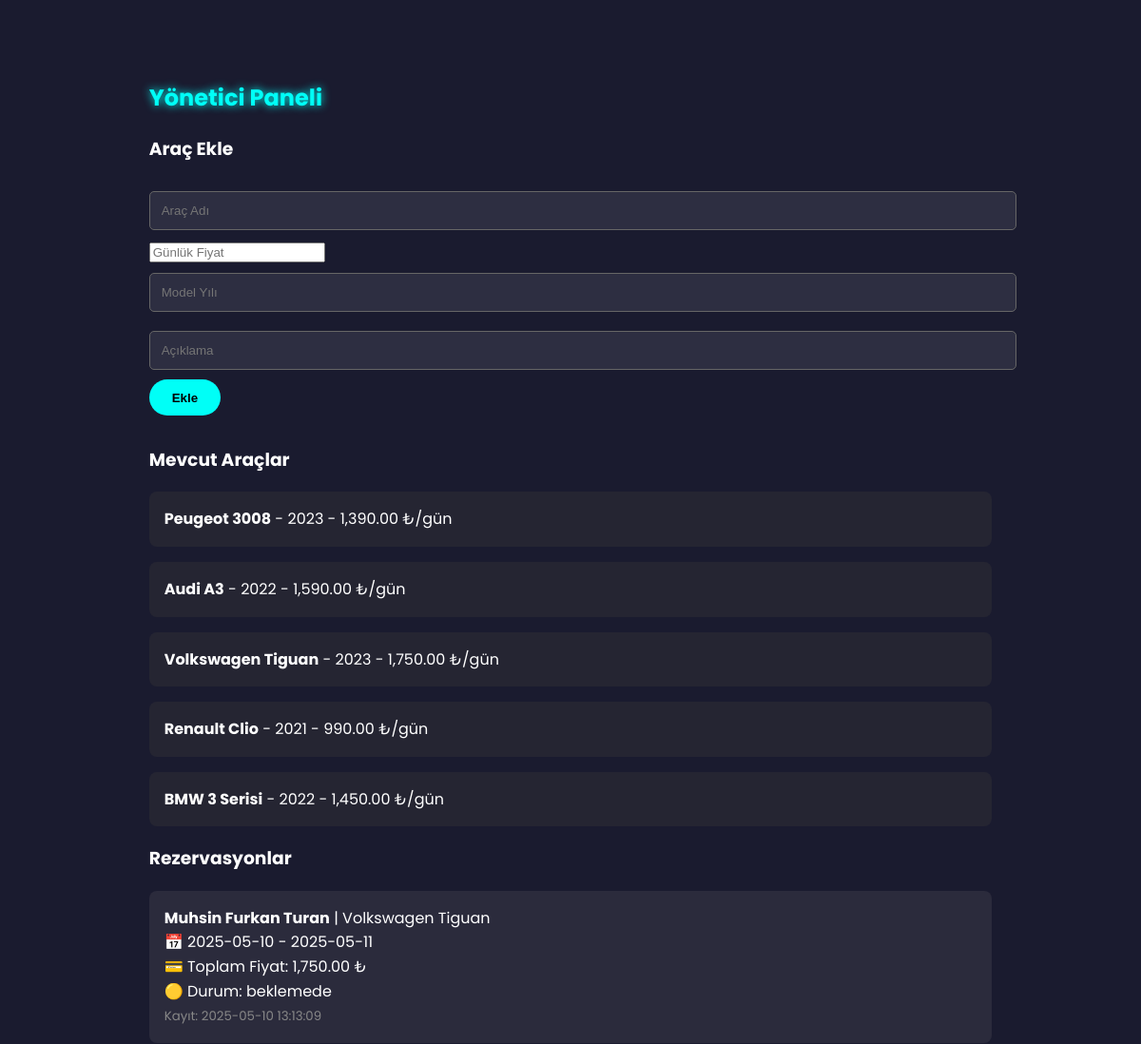
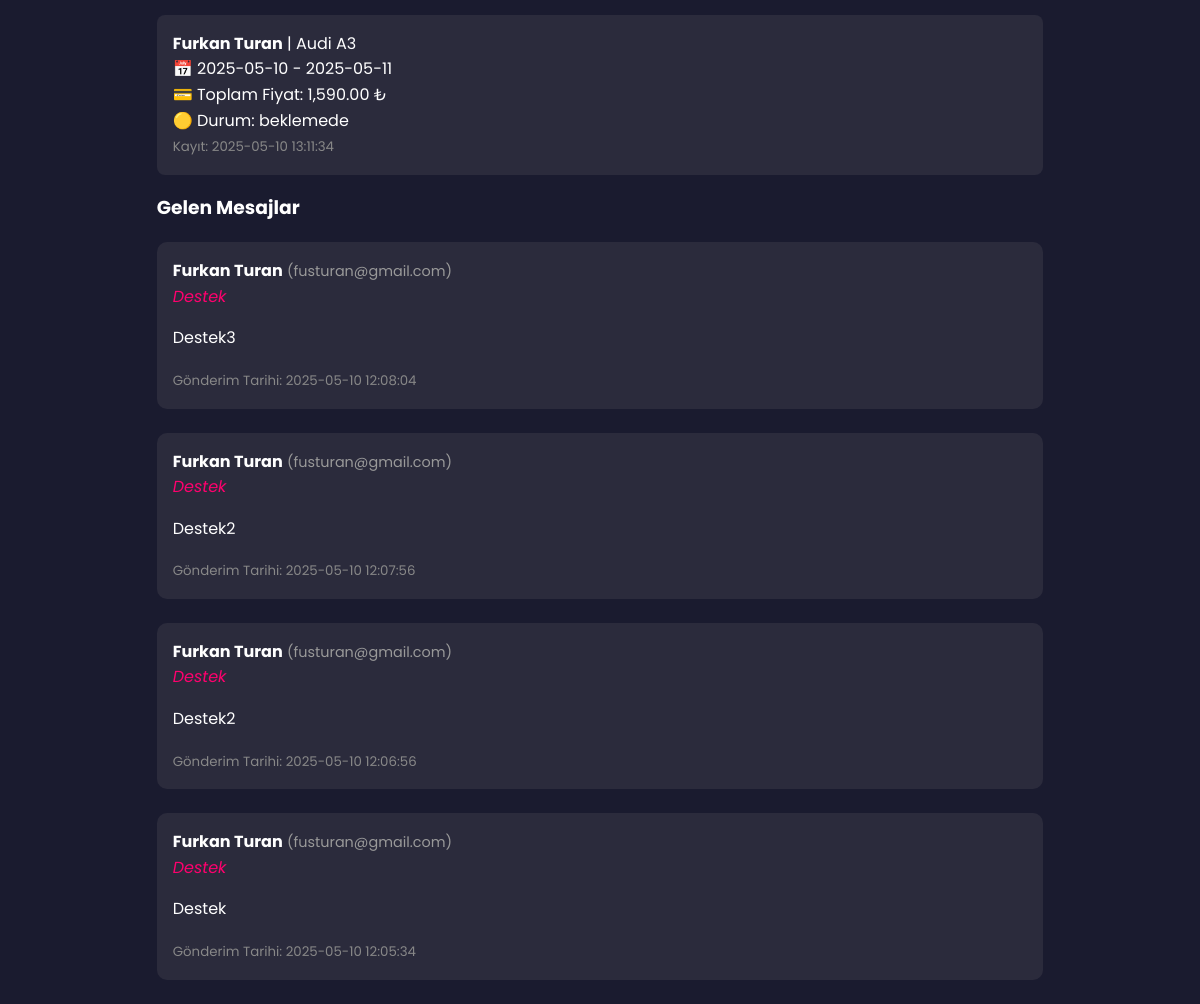
The app's page /dashboard/admin.php with its own data (2 pictures, top to bottom).
### tables this page shows
CREATE TABLE `cars` (
  `id` int(11) NOT NULL,
  `name` varchar(100) NOT NULL,
  `segment` varchar(80) NOT NULL,
  `image` varchar(255) NOT NULL,
  `passengers` tinyint(3) UNSIGNED DEFAULT NULL,
  `luggage` tinyint(3) UNSIGNED DEFAULT NULL,
  `fuel` enum('Benzin','Dizel','Elektrikli','Hibrit') NOT NULL,
  `gearbox` enum('Otomatik','Manuel') NOT NULL,
  `abs` tinyint(1) DEFAULT 1,
  `airbag` tinyint(1) DEFAULT 1,
  `year` smallint(6) NOT NULL,
  `description` text DEFAULT NULL,
  `price` decimal(10,2) NOT NULL,
  `created_at` timestamp NOT NULL DEFAULT current_timestamp()
);

CREATE TABLE `reservations` (
  `id` int(11) NOT NULL,
  `user_id` int(11) NOT NULL,
  `car_id` int(11) NOT NULL,
  `start_date` date NOT NULL,
  `end_date` date NOT NULL,
  `total_price` decimal(10,2) DEFAULT NULL,
  `status` enum('beklemede','onaylı','iptal') DEFAULT 'beklemede',
  `created_at` timestamp NOT NULL DEFAULT current_timestamp()
);

CREATE TABLE `users` (
  `id` int(11) NOT NULL,
  `name` varchar(100) NOT NULL,
  `email` varchar(100) NOT NULL,
  `password` varchar(255) NOT NULL,
  `created_at` timestamp NOT NULL DEFAULT current_timestamp()
);

CREATE TABLE `contact_messages` (
  `id` int(11) NOT NULL,
  `first_name` varchar(100) DEFAULT NULL,
  `last_name` varchar(100) DEFAULT NULL,
  `email` varchar(150) DEFAULT NULL,
  `topic` varchar(50) DEFAULT NULL,
  `message` text DEFAULT NULL,
  `created_at` timestamp NOT NULL DEFAULT current_timestamp()
);

### dashboard/admin.php (the view, shortened to what this page needs)
<!DOCTYPE html>
<html lang="tr">
<head>
  <link rel="stylesheet" href="../assets/css/style.css" />
</head>
<body class="dark-mode" style="padding: 2rem; font-family: Poppins, sans-serif;">
  <div class="container">
    <h2 class="text-glow">Yönetici Paneli</h2>
    <h3>Araç Ekle</h3>
    <form action="../backend/admin/add-car.php" method="POST" style="margin-bottom:2rem;">
      <input type="text" name="name" placeholder="Araç Adı" required />
      <input type="number" name="price" placeholder="Günlük Fiyat" required />
      <input type="text" name="year" placeholder="Model Yılı" required />
      <input type="text" name="description" placeholder="Açıklama" />
      <button type="submit" class="btn">Ekle</button>
    </form>
    <h3>Mevcut Araçlar</h3>
    <div id="car-list-admin">
      <?php
        require '../backend/db.php';
        $cars = $pdo->query("SELECT * FROM cars ORDER BY id DESC")->fetchAll(PDO::FETCH_ASSOC);
        foreach ($cars as $car):
      ?>
        <div style="margin-bottom: 1rem; padding: 1rem; background: #252532; border-radius: 8px;">
          <strong><?= htmlspecialchars($car['name']) ?></strong> -
          <?= htmlspecialchars($car['year']) ?> -
          <?= number_format($car['price'], 2) ?> ₺/gün
        </div>
      <?php endforeach; ?>
    </div>
    <h3>Rezervasyonlar</h3>
    <div id="reservations">
      <?php
        $stmt = $pdo->query("
          SELECT r.*, u.name AS user_name, c.name AS car_name
          FROM reservations r
          JOIN users u ON r.user_id = u.id
          JOIN cars c ON r.car_id = c.id
          ORDER BY r.created_at DESC
        ");
        $reservations = $stmt->fetchAll(PDO::FETCH_ASSOC);
        foreach ($reservations as $res):
      ?>
        <div style="margin-bottom:1rem; padding:1rem; background:#2b2b3c; border-radius:8px;">
          <strong><?= htmlspecialchars($res['user_name']) ?></strong> |
          <span><?= htmlspecialchars($res['car_name']) ?></span><br>
          <span>📅 <?= $res['start_date'] ?> - <?= $res['end_date'] ?></span><br>
          <span>💳 Toplam Fiyat: <?= number_format($res['total_price'], 2) ?> ₺</span><br>
          <span>🟡 Durum: <?= htmlspecialchars($res['status']) ?></span><br>
          <small style="color:#888;">Kayıt: <?= $res['created_at'] ?></small>
        </div>
      <?php endforeach; ?>
    </div>
    <h3>Gelen Mesajlar</h3>
    <div id="contact-messages">
      <?php
        $messages = $pdo->query("SELECT * FROM contact_messages ORDER BY created_at DESC")->fetchAll(PDO::FETCH_ASSOC);
        foreach ($messages as $msg):
      ?>
        <div style="margin-bottom:1.5rem; padding:1rem; background:#2b2b3c; border-radius:10px">
          <strong><?= htmlspecialchars($msg['first_name'] . " " . $msg['last_name']) ?></strong>
          <span style="color:#999; font-size:0.9rem;">(<?= htmlspecialchars($msg['email']) ?>)</span><br>
          <em style="color:#ff006e;"><?= htmlspecialchars(ucfirst($msg['topic'])) ?></em>
          <p><?= nl2br(htmlspecialchars($msg['message'])) ?></p>
          <small style="color:#888;">Gönderim Tarihi: <?= $msg['created_at'] ?></small>
        </div>
      <?php endforeach; ?>
    </div>
  </div>
</body>
</html>

### assets/css/style.css (style rules this page uses)
:root { --primary: #00FFF7; --accent: #ff1493; --background:#1a1b2f; --surface: #24263b; --text: #ffffff; --muted: #b0b0b0; --light-bg: #f9f9f9; --input-dark:#2d2e41; }
html,body { height:100%; margin:0; padding:0; box-sizing:border-box; font-family:'Poppins',sans-serif; background:var(--background); color:var(--text); display:flex; flex-direction:column; line-height:1.6 }
.btn { background: var(--primary); color: #000; padding: 0.7rem 1.5rem; border: none; border-radius: 30px; text-decoration: none; font-weight: 600; transition: 0.3s; display: inline-block; }
.container { max-width: 1200px; margin: 2rem auto; padding: 0 1rem; border-radius: 16px; }
.text-glow { color: var(--primary); text-shadow: 0 0 10px var(--primary); }
input[type="text"], input[type="email"], input[type="password"], input[type="date"] { width: 100%; padding: 12px; margin: 10px 0; border-radius: 5px; border: 1px solid #666; background: #2d2e41; color: #fff; }

### records on screen
cars: name "Peugeot 3008", year "2023", price "1,390.00"
cars: name "Audi A3", year "2022", price "1,590.00"
cars: name "Volkswagen Tiguan", year "2023", price "1,750.00"
cars: name "Renault Clio", year "2021", price "990.00"
cars: name "BMW 3 Serisi", year "2022", price "1,450.00"
reservations: user.name "Muhsin Furkan Turan", car.name "Volkswagen Tiguan", start_date "2025-05-10", end_date "2025-05-11", total_price "1,750.00", status "beklemede", created_at "2025-05-10 13:13:09"
reservations: user.name "Furkan Turan", car.name "Audi A3", start_date "2025-05-10", end_date "2025-05-11", total_price "1,590.00", status "beklemede", created_at "2025-05-10 13:11:34"
contact_messages: first_name+last_name "Furkan Turan", email "fusturan@gmail.com", topic "Destek", message "Destek3", created_at "2025-05-10 12:08:04"
contact_messages: first_name+last_name "Furkan Turan", email "fusturan@gmail.com", topic "Destek", message "Destek2", created_at "2025-05-10 12:07:56"
contact_messages: first_name+last_name "Furkan Turan", email "fusturan@gmail.com", topic "Destek", message "Destek2", created_at "2025-05-10 12:06:56"
contact_messages: first_name+last_name "Furkan Turan", email "fusturan@gmail.com", topic "Destek", message "Destek", created_at "2025-05-10 12:05:34"
